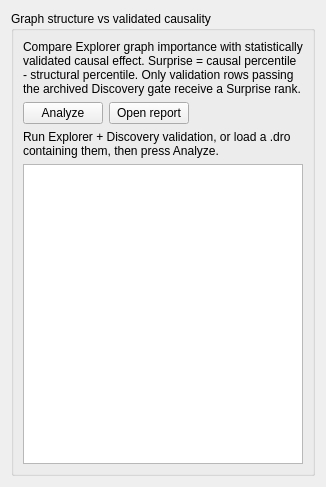
           <widget class="QWidget" name="causalSurpriseTab">
            <attribute name="icon">
             <iconset resource="drosofila.qrc">
              <normaloff>:/drosofila/images/casual.png</normaloff>:/drosofila/images/casual.png</iconset>
            </attribute>
            <attribute name="title">
             <string>Causal Surprise</string>
            </attribute>
            <layout class="QVBoxLayout" name="causalSurpriseTabLayout">
             <item>
              <widget class="QGroupBox" name="causalSurpriseGB">
               <property name="title">
                <string>Graph structure vs validated causality</string>
               </property>
               <layout class="QVBoxLayout" name="causalSurpriseGBLayout">
                <item>
                 <widget class="QLabel" name="causalSurpriseInfoLB">
                  <property name="text">
                   <string>Compare Explorer graph importance with statistically validated causal effect. Surprise = causal percentile - structural percentile. Only validation rows passing the archived Discovery gate receive a Surprise rank.</string>
                  </property>
                  <property name="wordWrap">
                   <bool>true</bool>
                  </property>
                 </widget>
                </item>
                <item>
                 <layout class="QHBoxLayout" name="causalSurpriseButtonsHL">
                  <item>
                   <widget class="QPushButton" name="causalSurpriseAnalyzePB">
                    <property name="toolTip">
                     <string>Analyze the current Explorer and statistically validated Discovery state. No LIF simulation is run.</string>
                    </property>
                    <property name="text">
                     <string>Analyze</string>
                    </property>
                   </widget>
                  </item>
                  <item>
                   <widget class="QPushButton" name="causalSurpriseReportPB">
                    <property name="toolTip">
                     <string>Open the last Causal Surprise HTML report generated in work/reports.</string>
                    </property>
                    <property name="text">
                     <string>Open report</string>
                    </property>
                   </widget>
                  </item>
                  <item>
                   <spacer name="causalSurpriseButtonsSpacer">
                    <property name="orientation">
                     <enum>Qt::Horizontal</enum>
                    </property>
                    <property name="sizeHint" stdset="0">
                     <size>
                      <width>40</width>
                      <height>20</height>
                     </size>
                    </property>
                   </spacer>
                  </item>
                 </layout>
                </item>
                <item>
                 <widget class="QLabel" name="causalSurpriseStatusLB">
                  <property name="text">
                   <string>Run Explorer + Discovery validation, or load a .dro containing them, then press Analyze.</string>
                  </property>
                  <property name="wordWrap">
                   <bool>true</bool>
                  </property>
                  <property name="textInteractionFlags">
                   <set>Qt::TextSelectableByMouse</set>
                  </property>
                 </widget>
                </item>
                <item>
                 <widget class="QTableWidget" name="causalSurpriseTW">
                  <property name="minimumSize">
                   <size>
                    <width>0</width>
                    <height>300</height>
                   </size>
                  </property>
                  <property name="editTriggers">
                   <set>QAbstractItemView::NoEditTriggers</set>
                  </property>
                  <property name="alternatingRowColors">
                   <bool>true</bool>
                  </property>
                  <property name="selectionMode">
                   <enum>QAbstractItemView::SingleSelection</enum>
                  </property>
                  <property name="selectionBehavior">
                   <enum>QAbstractItemView::SelectRows</enum>
                  </property>
                 </widget>
                </item>
               </layout>
              </widget>
             </item>
            </layout>
           </widget>
